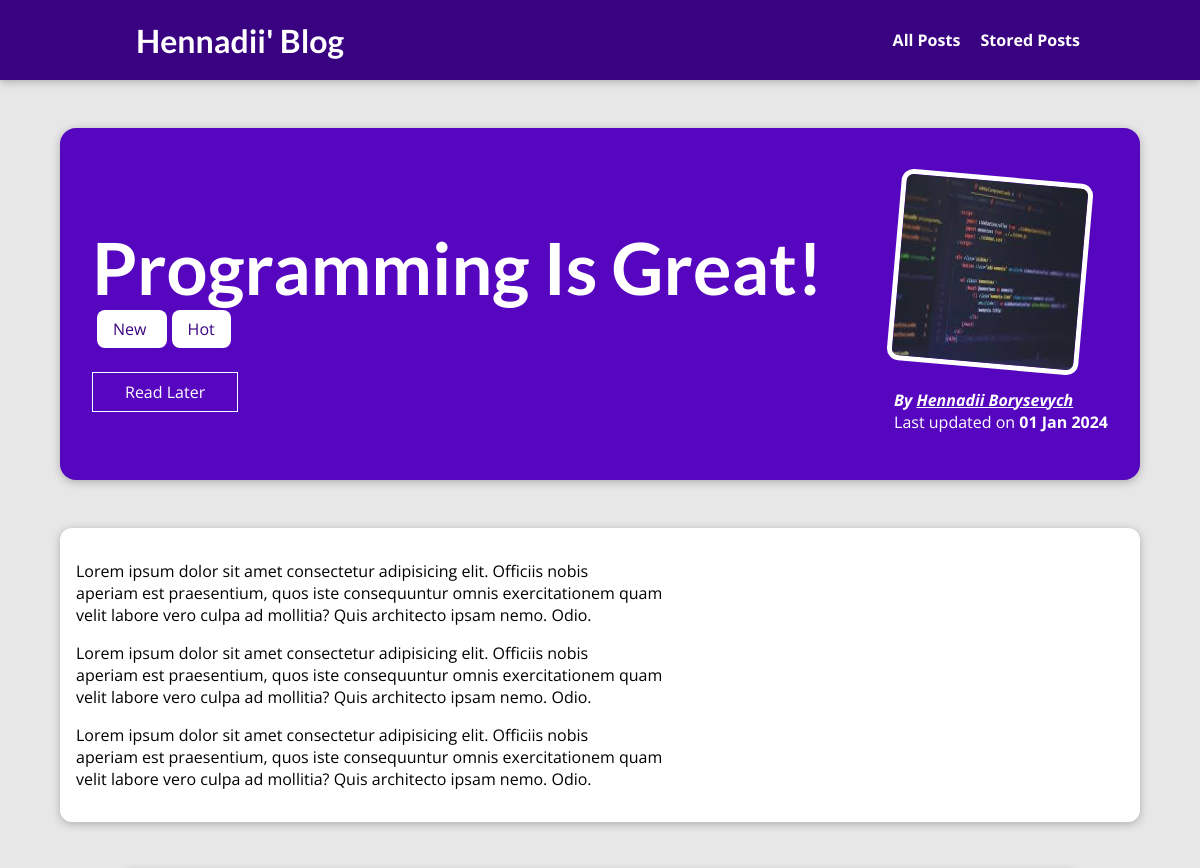
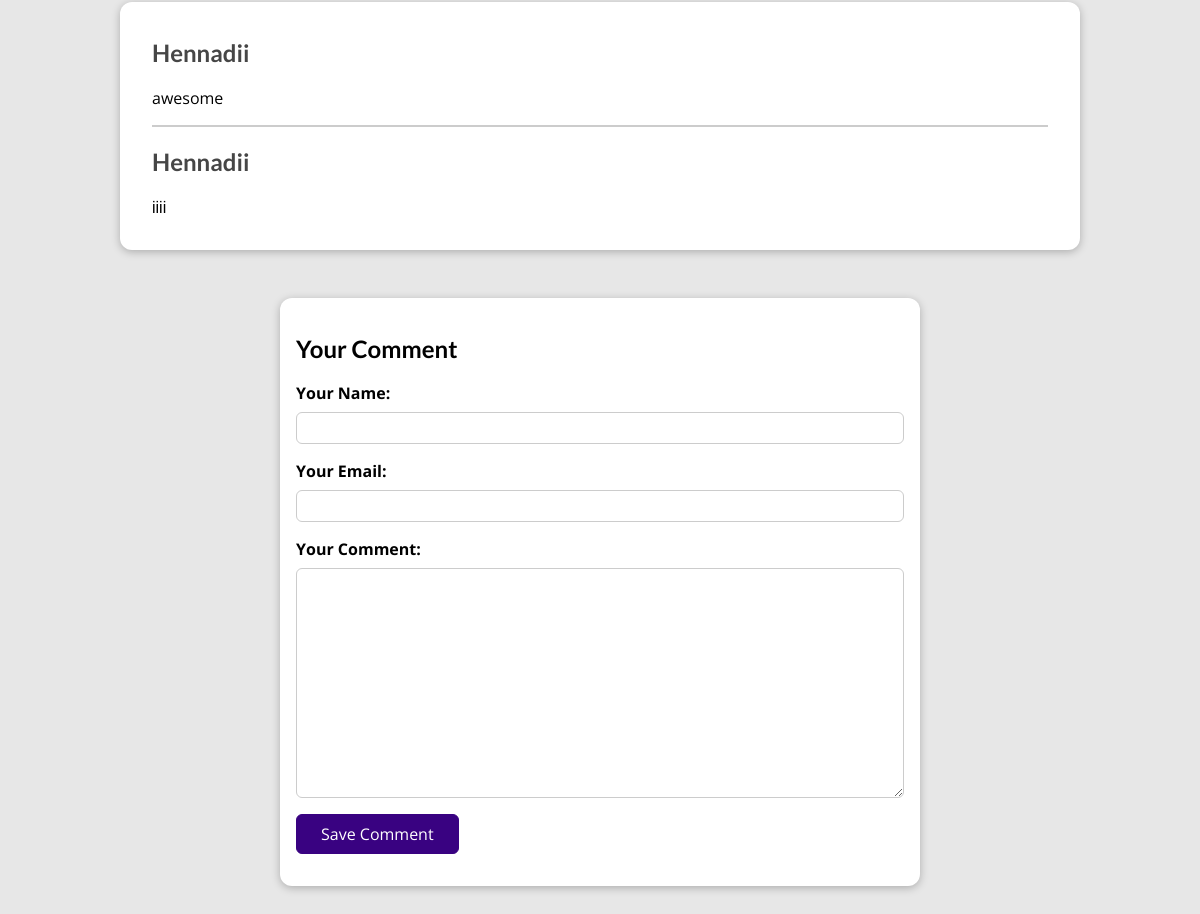
Page /posts/programming-is-fun on the committed database (2 pictures, top to bottom).
### blog/models.py (models this page shows, shortened)
class Post(models.Model):
    title = models.CharField(max_length=150)
    excerpt = models.CharField(max_length=200)
    image = models.ImageField(upload_to='posts', null=True)
    date = models.DateField(auto_now=True)
    slug = models.SlugField(unique=True)
    content = models.TextField(validators=[MinLengthValidator(10)])
    author = models.ForeignKey(
        Author, on_delete=models.SET_NULL, null=True, related_name="posts")
    tags = models.ManyToManyField(Tag)

class Tag(models.Model):
    caption = models.CharField(max_length=20)

class Author(models.Model):
    first_name = models.CharField(max_length=150)
    last_name = models.CharField(max_length=100)
    email_address = models.EmailField()
    def __str__(self) -> str:
        return f"{self.first_name} {self.last_name}"

class Comment(models.Model):
    user_name = models.CharField(max_length=120)
    user_email = models.EmailField()
    text = models.TextField(max_length=400)
    post = models.ForeignKey(
        Post, on_delete=models.CASCADE, related_name='comments')

### blog/views.py (the view, shortened to what this page needs)
# urls.py: path('posts/<slug:slug>', views.SinglePostView.as_view(),
class SinglePostView(View):
    def is_stored_post(self, request, post_id):
        stored_posts = request.session.get('stored_posts')
        if stored_posts is not None:
            is_saved_for_later = post_id in stored_posts
        else:
            is_saved_for_later = False
        return is_saved_for_later
    def get(self, request, slug):
        post = Post.objects.get(slug=slug)
        context = {
            'post': post,
            'post_tags': post.tags.all(),
            'comment_form': CommentForm(),
            'comments': post.comments.all().order_by('-id'),
            'is_saved_for_later': self.is_stored_post(request, post.id)
        }
        return render(request, 'blog/post-detail.html', context)

### blog/forms.py
class CommentForm(forms.ModelForm):
    class Meta:
        model = Comment
        exclude = ['post']
        labels = {
            'user_name': 'Your Name',
            'user_email': 'Your Email',
            'text': 'Your Comment'
        }

### blog/templates/blog/post-detail.html (shortened to what this page needs)
{% extends "base.html" %}
{% load static %}
{% block css_files %}
<link rel="stylesheet"  href="{% static "blog/post-detail.css" %}"/>
{% endblock  %}
{% block content %}
<section id="summary">
<div>
   <h2>
    {{post.title}}
   </h2>
        <div>
            {% for tag in post_tags %}
                <span class="tag">
                {{tag.caption}}
                </span>
            {% endfor %}
        </div>
        <div id='read-later'>
            <form action="{% url "read-later" %}" method='POST'>
                <button>
                    {% if saved_for_later %}
                    Remove from "Read Later" List
                    {% else %}
                    Read Later
                    {% endif %}
                </button>
             </form>
        </div>
    </div>
<acticle>
    <img class='post_image' width="100" height="100" src="{{post.image.url}}" alt={{post.title}} />
    <address>
        By
        <a href="mailto:{{post.author.email_address}}">
            {{post.author}}
        </a>
    </address>
    <div class='blog_info'>
        Last updated on <time> {{post.date|date:"d M Y" }} </time>
    </div>
</acticle>
</section>
    <main>
       <p>{{post.content|linebreaks}}</p>
    </main>
    <section id='comments'>
        <ul>
            {% for comment in comments %}
               <li>
                <h2>
                    {{comment.user_name}}
                </h2>
                <p>{{comment.text|linebreaks}}</p>
               </li>
            {% endfor %}
        </ul>
    </section>
    <div id='comment-form'>
        <h2>Your Comment</h2>
         <form class='form-control' action="{% url "post-detail-page" post.slug %}" method='POST'>
             {% for form_field in comment_form %}
                <div class="form-control {% if form_field.errors %}invalid{% endif %}">
                 {{form_field.label_tag}}
                 {{form_field}}
                </div>
             {% endfor %}
               <button>
                 Save Comment
               </button>
         </form>
    </div>
{% endblock  %}

### static/app.css (style rules this page uses)
* { box-sizing: border-box; }
html { font-family: 'Open Sans', 'Lato', sans-serif; }
body { margin: 0; }
h1, h2, h3 { font-family: 'Lato', sans-serif; font-weight: bold; }

### blog/static/blog/post-detail.css (style rules this page uses)
body { background-color: #e7e7e7; }
#summary { margin: 8rem auto 3rem auto; padding: 2rem; width: 90%; display: flex; align-items: center; justify-content: space-between; max-width: 90rem; border-radius: 16px; background-color: #5706c0; position: relative; box-shadow: 0 2px 8px rgba(0, 0, 0, 0.25); height: 22rem; }
#summary h2 { color: white; font-size: 4.5rem; margin-bottom: 0.5rem; }
.post_image { width: 12rem; height: 12rem; border-radius: 12px; transform: rotateZ(5deg); border: 5px solid white; margin-bottom: 1rem; }
#summary address { font-weight: bold; color: #fff; }
#summary a { color: #fff; text-decoration: underline; }
#summary time { font-weight: bold; }
main { width: 90%; max-width: 90rem; margin: 3rem auto; background-color: white; padding: 1rem; border-radius: 12px; box-shadow: 0 2px 8px rgba(0, 0, 0, 0.25); }
.tag { background-color: #fff; color: #390281; padding: 0.5rem 1rem; border-radius: 8px; margin-left: 5px; }
.blog_info { color: #fff; }
#comment-form { margin: 3rem auto; width: 90%; max-width: 40rem; border-radius: 12px; background-color: white; box-shadow: 0 2px 8px rgba(0, 0, 0, 0.25); padding: 1rem; }
#comment-form button { font: inherit; background-color: #390281; color: white; border: 1px solid #390281; padding: 0.5rem 1.5rem; border-radius: 6px; cursor: pointer; }
.form-control { margin-bottom: 1rem; }
.form-control label { font-weight: bold; margin-bottom: 0.5rem; display: block; }
.form-control input, .form-control textarea { display: block; width: 100%; font: inherit; padding: 0.25rem; border-radius: 6px; border: 1px solid #ccc; }
#comments { margin: 3rem auto; width: 90%; max-width: 60rem; border-radius: 12px; background-color: white; box-shadow: 0 2px 8px rgba(0, 0, 0, 0.25); padding: 1rem 2rem; }
#comments ul { list-style: none; margin: 0; padding: 0; }
#comments li { margin-bottom: 1rem; border-bottom: 2px solid #ccc; }
#comments li:last-of-type { border-bottom: none; }
#comments h2 { color: #464646; }
#read-later { margin: 2rem 0; }
#read-later button { background-color: transparent; border: 1px solid white; padding: 0.5rem 2rem; font: inherit; color: #fff; cursor: pointer; }

### rows in the picture
Post: title "Programming Is Great!", image (picture), author "Hennadii Borysevych", date "01 Jan 2024", content "Lorem ipsum dolor sit amet consectetur adipisicing elit. Officiis nobis aperiam est praesentium, quos iste consequuntur omnis exercitationem quam velit labore vero culpa ad mollitia? Quis architecto ipsam nemo. Odio. Lorem ipsum dolor sit amet consectetur adipisicing elit. Officiis nobis aperiam est praesentium, quos iste consequuntur omnis exercitationem quam velit labore vero culpa ad mollitia? Quis architecto ipsam nemo. Odio. Lorem ipsum dolor sit amet consectetur adipisicing elit. Officiis nobis aperiam est praesentium, quos iste consequuntur omnis exercitationem quam velit labore vero culpa ad mollitia? Quis architecto ipsam nemo. Odio."
Tag: caption "New"
Tag: caption "Hot"
Comment: user_name "Hennadii", text "awesome"
Comment: user_name "Hennadii", text "іііі"
